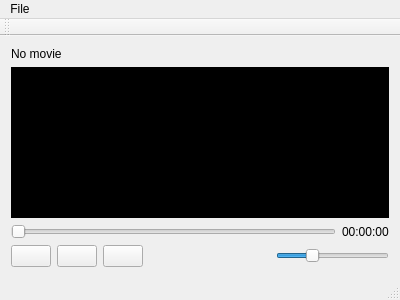
<?xml version="1.0" encoding="UTF-8"?>
<ui version="4.0">
 <class>MainWindow</class>
 <widget class="QMainWindow" name="MainWindow">
  <property name="geometry">
   <rect>
    <x>0</x>
    <y>0</y>
    <width>400</width>
    <height>300</height>
   </rect>
  </property>
  <property name="windowTitle">
   <string>MainWindow</string>
  </property>
  <widget class="QWidget" name="centralWidget">
   <layout class="QVBoxLayout" name="verticalLayout">
    <item>
     <widget class="QLabel" name="label_title">
      <property name="text">
       <string>No movie</string>
      </property>
     </widget>
    </item>
    <item>
     <widget class="QFrame" name="movieLayout">
      <property name="sizePolicy">
       <sizepolicy hsizetype="Expanding" vsizetype="Expanding">
        <horstretch>0</horstretch>
        <verstretch>0</verstretch>
       </sizepolicy>
      </property>
      <property name="styleSheet">
       <string notr="true">background-color: rgb(0, 0, 0);
</string>
      </property>
      <layout class="QHBoxLayout" name="horizontalLayout"/>
     </widget>
    </item>
    <item>
     <layout class="QHBoxLayout" name="horizontalLayout_2">
      <item>
       <widget class="QSlider" name="horizontalSlider_pos">
        <property name="orientation">
         <enum>Qt::Horizontal</enum>
        </property>
       </widget>
      </item>
      <item>
       <widget class="QLabel" name="label_time">
        <property name="text">
         <string>00:00:00</string>
        </property>
       </widget>
      </item>
     </layout>
    </item>
    <item>
     <layout class="QHBoxLayout" name="horizontalLayout_3">
      <item>
       <widget class="QPushButton" name="pushButton_play">
        <property name="text">
         <string/>
        </property>
        <property name="icon">
         <iconset resource="video_resource.qrc">
          <normaloff>:/icons/play.png</normaloff>:/icons/play.png</iconset>
        </property>
       </widget>
      </item>
      <item>
       <widget class="QPushButton" name="pushButton_pause">
        <property name="text">
         <string/>
        </property>
        <property name="icon">
         <iconset resource="video_resource.qrc">
          <normaloff>:/icons/pause.png</normaloff>:/icons/pause.png</iconset>
        </property>
       </widget>
      </item>
      <item>
       <widget class="QPushButton" name="pushButton_stop">
        <property name="text">
         <string/>
        </property>
        <property name="icon">
         <iconset resource="video_resource.qrc">
          <normaloff>:/icons/stop.png</normaloff>:/icons/stop.png</iconset>
        </property>
       </widget>
      </item>
      <item>
       <spacer name="horizontalSpacer">
        <property name="orientation">
         <enum>Qt::Horizontal</enum>
        </property>
        <property name="sizeHint" stdset="0">
         <size>
          <width>40</width>
          <height>20</height>
         </size>
        </property>
       </spacer>
      </item>
      <item>
       <widget class="QLabel" name="label_vol">
        <property name="maximumSize">
         <size>
          <width>20</width>
          <height>20</height>
         </size>
        </property>
        <property name="text">
         <string/>
        </property>
        <property name="pixmap">
         <pixmap resource="video_resource.qrc">:/icons/volume.png</pixmap>
        </property>
        <property name="scaledContents">
         <bool>true</bool>
        </property>
       </widget>
      </item>
      <item>
       <widget class="QSlider" name="horizontalSlider_vol">
        <property name="maximum">
         <number>100</number>
        </property>
        <property name="value">
         <number>30</number>
        </property>
        <property name="orientation">
         <enum>Qt::Horizontal</enum>
        </property>
       </widget>
      </item>
     </layout>
    </item>
   </layout>
  </widget>
  <widget class="QMenuBar" name="menuBar">
   <property name="geometry">
    <rect>
     <x>0</x>
     <y>0</y>
     <width>400</width>
     <height>19</height>
    </rect>
   </property>
   <widget class="QMenu" name="menuFile">
    <property name="title">
     <string>File</string>
    </property>
    <addaction name="actionOpen_File"/>
   </widget>
   <addaction name="menuFile"/>
  </widget>
  <widget class="QToolBar" name="mainToolBar">
   <attribute name="toolBarArea">
    <enum>TopToolBarArea</enum>
   </attribute>
   <attribute name="toolBarBreak">
    <bool>false</bool>
   </attribute>
  </widget>
  <widget class="QStatusBar" name="statusBar"/>
  <action name="actionOpen_File">
   <property name="text">
    <string>Open File</string>
   </property>
  </action>
 </widget>
 <layoutdefault spacing="6" margin="11"/>
 <resources>
  <include location="video_resource.qrc"/>
 </resources>
 <connections/>
</ui>
